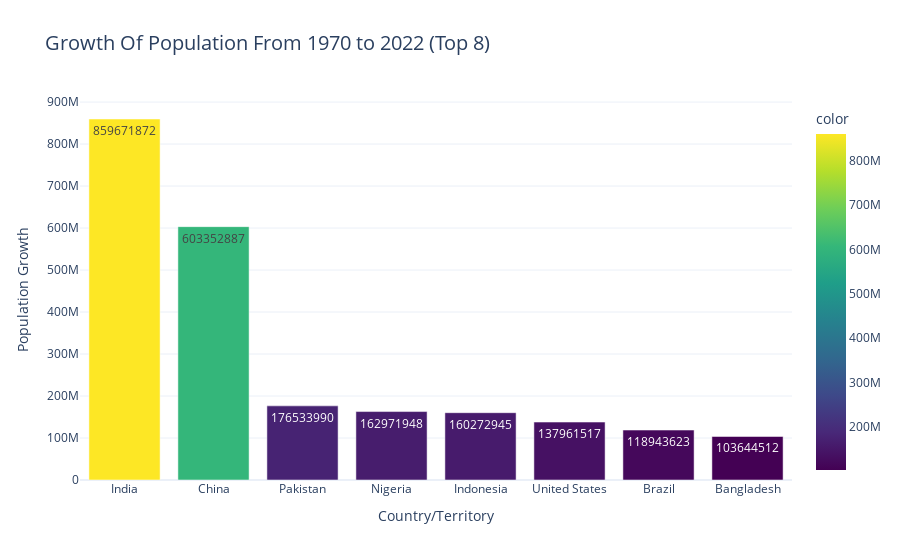

Here is the notebook cell this chart was saved with:
### Code cell
fig = px.bar(
    x=growth.index,
    y=growth.values,
    text=growth.values,
    color=growth.values,
    color_continuous_scale='Viridis',  # Adding a color scale
    title='Growth Of Population From 1970 to 2022 (Top 8)',
    template='plotly_white'
)
# Customize layout
fig.update_layout(
    xaxis_title='Country/Territory',
    yaxis_title='Population Growth',
    title_font_size=20
)

# Show the plot
fig.show()

### Figure 1 — Plotly figure (JSON) as saved in the notebook; plotly's stock layout.template omitted (floating-point values rounded to 4 significant figures)
{"data": [{"alignmentgroup": "True", "hovertemplate": "x=%{x}<br>y=%{y}<br>text=%{text}<br>color=%{marker.color}<extra></extra>", "legendgroup": "", "marker": {"color": [859671872, 603352887, 176533990, 162971948, 160272945, 137961517, 118943623, 103644512], "coloraxis": "coloraxis", "pattern": {"shape": ""}}, "name": "", "offsetgroup": "", "orientation": "v", "showlegend": false, "text": [859671872, 603352887, 176533990, 162971948, 160272945, 137961517, 118943623, 103644512], "textposition": "auto", "type": "bar", "x": ["India", "China", "Pakistan", "Nigeria", "Indonesia", "United States", "Brazil", "Bangladesh"], "xaxis": "x", "y": [859671872, 603352887, 176533990, 162971948, 160272945, 137961517, 118943623, 103644512], "yaxis": "y"}], "layout": {"barmode": "relative", "coloraxis": {"colorbar": {"title": {"text": "color"}}, "colorscale": [[0, "#440154"], [0.1111, "#482878"], [0.2222, "#3e4989"], [0.3333, "#31688e"], [0.4444, "#26828e"], [0.5556, "#1f9e89"], [0.6667, "#35b779"], [0.7778, "#6ece58"], [0.8889, "#b5de2b"], [1, "#fde725"]]}, "legend": {"tracegroupgap": 0}, "title": {"font": {"size": 20}, "text": "Growth Of Population From 1970 to 2022 (Top 8)"}, "xaxis": {"anchor": "y", "domain": [0, 1], "title": {"text": "Country/Territory"}}, "yaxis": {"anchor": "x", "domain": [0, 1], "title": {"text": "Population Growth"}}}}
